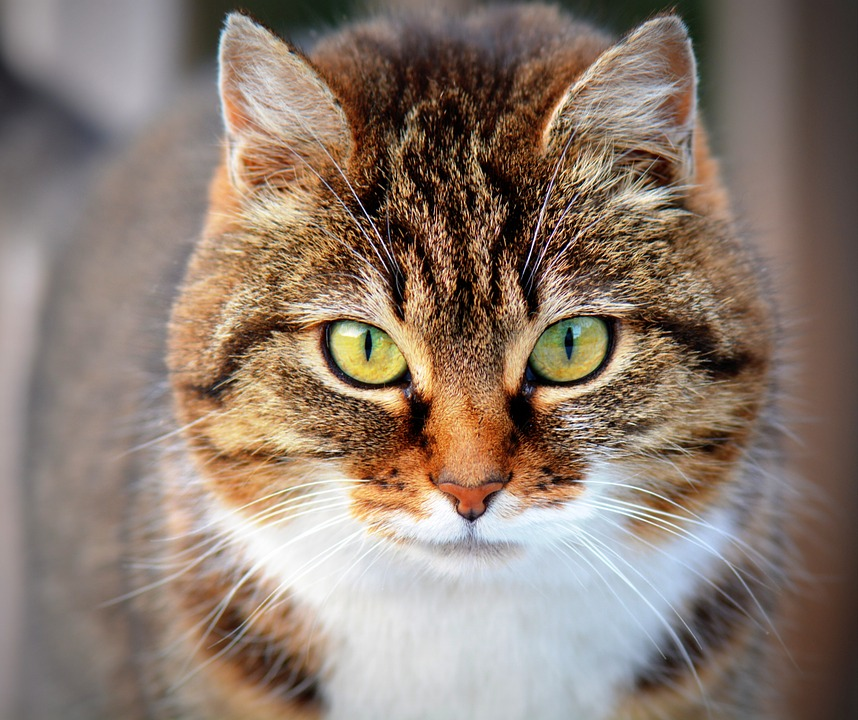
#> input picture cat.jpg, 858 x 720 px, found by its file name
$ python pano.py   (Python 2 division)
#> lines starting #> are read from the running program, lines starting #| are printed output that depends on the picture
import cv2
import numpy as np
import math
#from matplotlib import pyplot as plt

img = cv2.imread('cat.jpg',0)
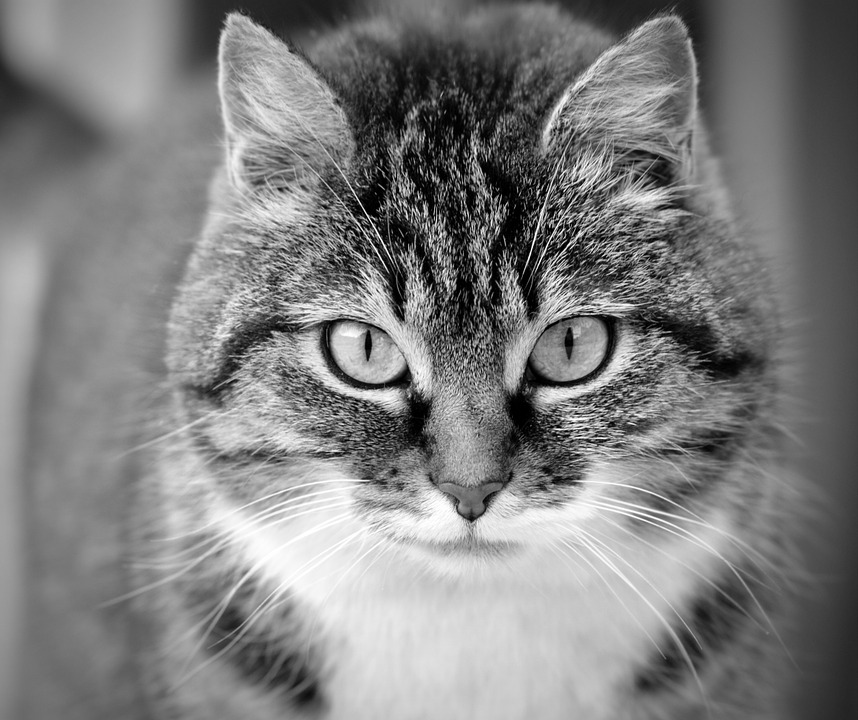
#> img: shape (720, 858); min 0, max 255, mean 127.1

def resize(image, width):
#> called with width = 400
    r = float(width) / image.shape[1]
#> r = 0.466
    dim = (int(image.shape[0] * r),width)
#> dim = (335, 400)
    image = cv2.resize(image, dim, interpolation=cv2.INTER_AREA)
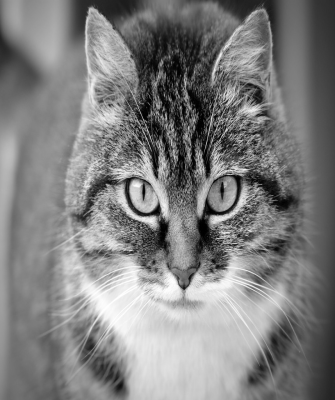
#> image: shape (400, 335); min 0, max 255, mean 127.1
    return image

img = resize(img,400)

h = np.zeros((3,3))
h[2][2] = 1.0

trans = 100.0
theta = 30.0

h[1][1] = h[0][0] = math.cos(theta*(math.pi/180.0))
h[0][1] = (-1)*math.sin(theta*(math.pi/180.0))
h[1][0] = math.sin(theta*(math.pi/180.0))

h[0][2]+=trans
h[1][2]+=trans
h[2][0]+=0.001
h[2][1]+=0

shape = np.array([img.shape[0]-1,img.shape[1]-1])
#> shape = [399, 334]
shape = np.append(shape,1)
#> shape = [399, 334, 1]

edge = np.array([[0,0,1],[0,img.shape[1]-1,1],[img.shape[0]-1,0,1],[img.shape[0]-1,img.shape[1]-1,1]])
for i in range(4):
    edge[i] = np.dot(h,edge[i])


max_row = np.amax(edge[:,0])
#> max_row = 445
max_col = np.amax(edge[:,1])
#> max_col = 588

min_row = np.amin(edge[:,0])
#> min_row = -66
min_col = np.amin(edge[:,1])
#> min_col = 100

if min_row < 0:
    max_row += (-1) * min_row
#> max_row = 511
    h[0][2] += (-1) * min_row
    edge[:,0] += (-1) * min_row
    min_row = 0

if min_col < 0:
    max_col += (-1) * min_col
    h[1][2] += (-1) * min_col
    edge[:,1] += (-1) * min_col
    min_col = 0

h_inv = np.linalg.inv(h)
print h
#| [[ 8.66025404e-01 -5.00000000e-01  1.66000000e+02]
#|  [ 5.00000000e-01  8.66025404e-01  1.00000000e+02]
#|  [ 1.00000000e-03  0.00000000e+00  1.00000000e+00]]
print h_inv
#| [[ 1.07415365e+00  6.20162898e-01 -2.40325795e+02]
#|  [-4.96130318e-01  8.68259566e-01 -4.46832376e+00]
#|  [-1.07415365e-03 -6.20162898e-04  1.24032580e+00]]

img2 = np.zeros((int(max_row+1),int(max_col+1)))

for i in range(img2.shape[0]):
    for j in range(img2.shape[1]):
        x1 = np.dot(h_inv,[i,j,1])
        x = np.array([x1[0]/x1[2], x1[1]/x1[2]])
        # check whether the pixel belongs to the original image
        if x[0] >= 0 and x[0]<img.shape[0]-1 and x[1] >= 0 and x[1] < img.shape[1]-1:
            # applying bilinear interpolation
            x0 = [int(x[0]),int(x[1])]

            A = np.array([[1, x0[0], x0[1], x0[0]*x0[1]],
                          [1, x0[0]+1, x0[1], (x0[0]+1) * x0[1]],
                          [1, x0[0], x0[1]+1, x0[0] * (x0[1]+1)],
                          [1, x0[0]+1, x0[1]+1, (x0[0]+1) * (x0[1]+1)]])
            b = np.dot(np.linalg.inv(A).T,[1, x[0], x[1], x[0]*x[1]])

            img2[i][j] = (img[x0[0],x0[1]]*b[0] + img[x0[0]+1,x0[1]]*b[1] + img[x0[0],x0[1]+1]*b[2] + img[x0[0]+1,x0[1]+1]*b[3])/255.0

        else:
            continue
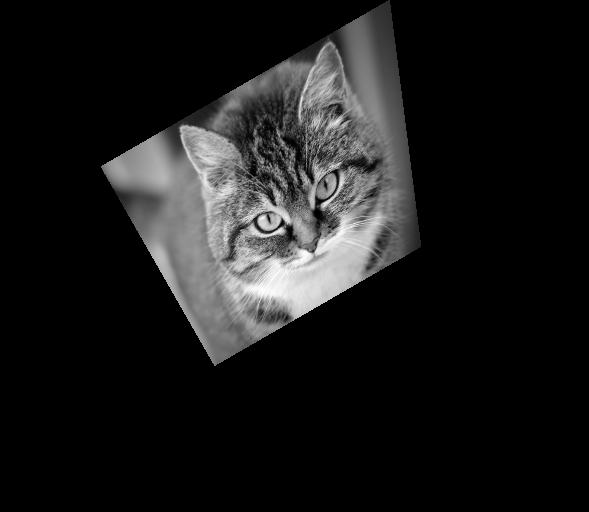
#> img2: shape (512, 589) float64; min 0, max 0.995, mean 0.105


cv2.imshow('image',img)

cv2.imshow('translated image',img2)
cv2.waitKey(0)
cv2.destroyAllWindows()

$ run again, with home.jpeg copied over cat.jpg
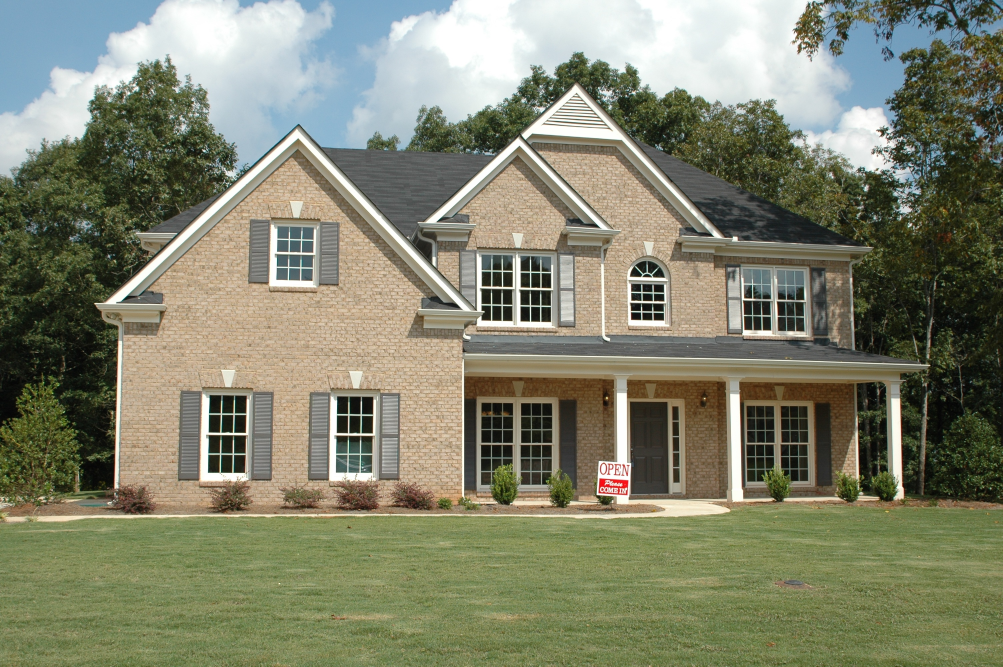
#> input picture home.jpeg, 3008 x 2000 px, found by its file name (shown at 1/3 size)
#> in resize, `image = cv2.resize(image, dim, interpolation=cv2.INTER_AREA)`:
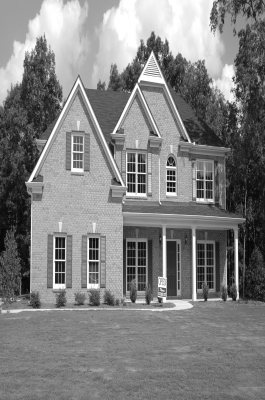
#> image: shape (400, 265); min 6, max 255, mean 127.8
#| [[ 8.66025404e-01 -5.00000000e-01  1.31000000e+02]
#|  [ 5.00000000e-01  8.66025404e-01  1.00000000e+02]
#|  [ 1.00000000e-03  0.00000000e+00  1.00000000e+00]]
#| [[ 1.03523365e+00  5.97692425e-01 -1.95384850e+02]
#|  [-4.78153940e-01  8.78638232e-01 -2.52256571e+01]
#|  [-1.03523365e-03 -5.97692425e-04  1.19538485e+00]]
#> after the loop `for i in range(img2.shape[0]):`:
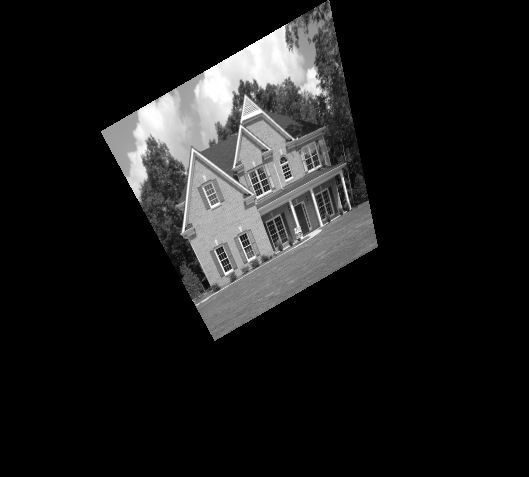
#> img2: shape (477, 529) float64; min 0, max 1, mean 0.112

$ run again, with tree.jpeg copied over cat.jpg
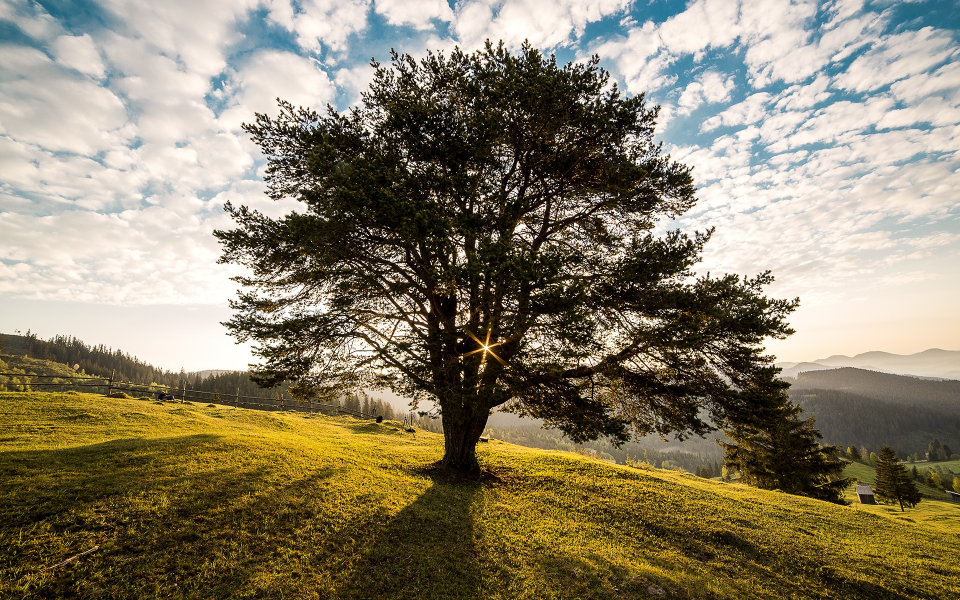
#> input picture tree.jpeg, 1920 x 1200 px, found by its file name (shown at 1/2 size)
#> in resize, `image = cv2.resize(image, dim, interpolation=cv2.INTER_AREA)`:
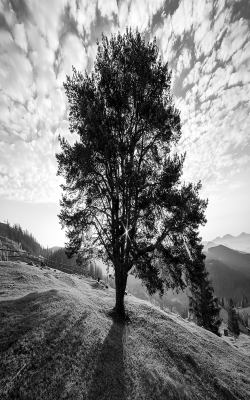
#> image: shape (400, 250); min 0, max 255, mean 127.3
#| [[ 8.66025404e-01 -5.00000000e-01  1.24000000e+02]
#|  [ 5.00000000e-01  8.66025404e-01  1.00000000e+02]
#|  [ 1.00000000e-03  0.00000000e+00  1.00000000e+00]]
#| [[ 1.02778566e+00  5.93392327e-01 -1.86784655e+02]
#|  [-4.74713862e-01  8.80624362e-01 -2.91979174e+01]
#|  [-1.02778566e-03 -5.93392327e-04  1.18678465e+00]]
#> after the loop `for i in range(img2.shape[0]):`:
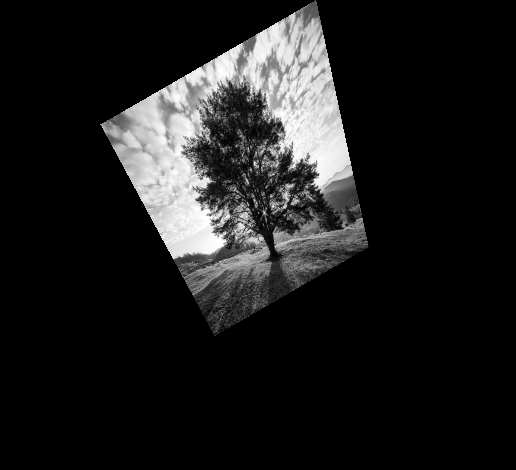
#> img2: shape (470, 516) float64; min 0, max 1, mean 0.115
